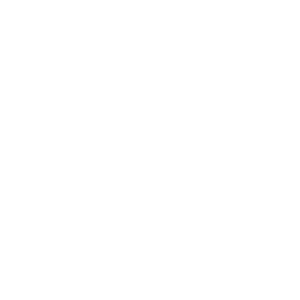
Frame 1 (no input)
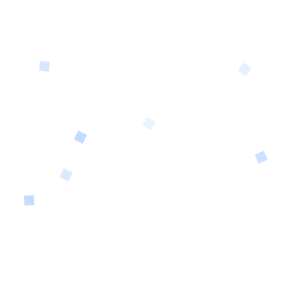
Frame 60 (the mouse pressed at the canvas centre just before this capture)
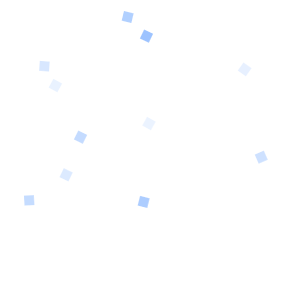
Frame 120 (the mouse held since frame 60 and released just before this capture)

The Processing sketch that drew these frames (run headless with seeded random() and noise(); from frame 60 on, the mouse is pressed at the canvas centre):

// Processing sketch: processing_187039
// ── processing_187039.pde

float squareHeight = 10;
float initSpacing = 20;
float currentX;
float currentY;
float d;
float d2;
float randomHundred;



void setup() 
{
  size(300,300);
  strokeWeight(0);
  background(#FFFFFF);

}


void draw() {
currentX = initSpacing + random(100);
currentY = initSpacing + random(100);
  stroke(#FFFFFF);
  strokeWeight(0);
  fill(0,100,255,random(100));
  //tint(random(100),10);
  //for (int i = 0; i < ((height/(squareHeight + initSpacing)) * 1.3 *(width/(squareHeight + initSpacing))); i++) 
  //{ 
    randomHundred = random(100);
    d = dist(currentX, currentY, random(300), random(300));
    initSpacing = d/200;
    //fill(mouseX+mouseY%5, mouseX%0, mouseY%0);
    rotate(PI/(d%2)); 
    //rect(currentX, currentY, mouseX, mouseY);   
    rect (random(300),random(300), squareHeight, squareHeight);
    currentX = currentX + initSpacing + squareHeight;
    if (currentX > (width - squareHeight)) 
    {
      currentX = initSpacing;
      currentY = currentY + squareHeight + initSpacing;
    }
    
  //}
}
